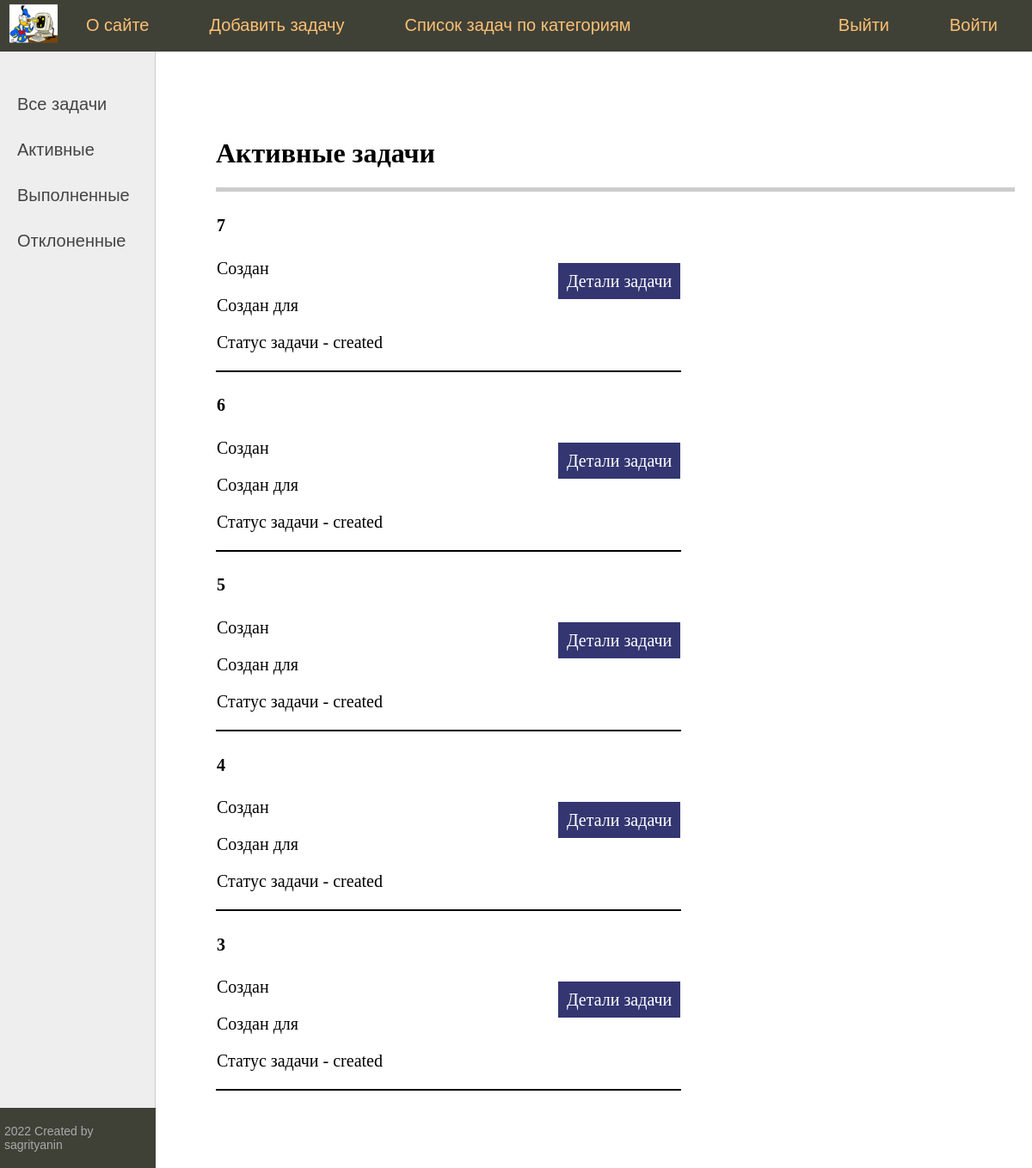
The page /tasks/created/ (signed in) on the database its author committed.
### tasks/models.py (models this page shows, shortened)
class TimeStampMixin(models.Model):
    time_created = models.DateTimeField(auto_now_add=True)
    time_updated = models.DateTimeField(auto_now=True)
    class Meta:
        abstract = True

class UUINMixin(models.Model):
    id = models.UUIDField(primary_key=True, default=uuid.uuid4, editable=False)
    class Meta:
        abstract = True

class Task(TimeStampMixin, UUINMixin):
    title = models.CharField(verbose_name=_('title'), max_length=255)
    note = models.TextField(verbose_name=_('note'), blank=True)
    is_visible = models.BooleanField(verbose_name=_('is_visible'), default=True)
    status = models.TextField(verbose_name=_("Status"), choices=Status.choices, null=False, default="created")
    creator = models.ForeignKey("Person", verbose_name=_("creator"), on_delete=models.CASCADE,
                                related_name="creator", blank=True)
    executor = models.ForeignKey("Person", verbose_name=_('executor'), on_delete=models.CASCADE,
                                 related_name="executor")
    class Meta:
        db_table = "task"
        indexes = [models.Index(fields=["status", "creator_id", "executor_id"])]
        verbose_name = _("Task")
        verbose_name_plural = _("Tasks")

### tasks/views.py (the view)
# urls.py: path('', include('tasks.urls'))
@login_required(login_url="/about/")
def tasks(request, category):
    if category == "all":
        tasks = Task.objects.all().order_by("-time_updated")
    elif category not in status:
        return HttpResponse("Заданная категория задач отсутствует")
    else:
        tasks = Task.objects.filter(status=category).order_by("-time_updated")
    context = {
        "tasks": tasks,
        "menu": menu,
        "title": status[category]
    }
    return render(request, "tasks/tasks.html", context=context)

### tasks/templates/tasks/tasks.html
{% extends 'tasks/base.html' %}
{% block content %}
<h1>{{title}}</h1>
<ul class="list-articles">
    <table>
    {% for t in tasks %}
         <li class="list-articles">
            <tr class="firstLine">
                <td colspan="100%"> <h4>{{t.title}}</h4>
                    <p>Создан {{t.creator}}</p>
                    <p>Создан для {{t.executor}}</p>
                    <p>Статус задачи -  {{t.status}}</p>
                 </td>
                 <td style="width:200px"></td>
                 <td><div class="clear"></div>
			<p class="link-read-post"><a href="/task/{{t.id}}">Детали задачи</a></p></td>
            </tr>
         </li>
         {% endfor %}
</table>
</ul>
{% endblock %}

### tasks/static/tasks/css/styles.css (style rules this page uses)
table { border-collapse: collapse; }
.firstLine td { border-bottom: 2px solid black; }
html, body { font-family: 'Arial'; margin: 0; padding: 0; height: 100%; width: 100%; color: #444; }
a { color: #0059b2; text-decoration: none; }
p.link-read-post { text-align: right; }
p.link-read-post a { padding: 10px; min-width: 100px; background: #333671; color: #fff; text-decoration: none; }
ul.list-articles { list-style: none; margin: 0; padding: 0; }
ul.list-articles li { border-bottom: 1px solid #ccc; }
.table-page tr { height: 100%; }
.content-text h1 { font-size: 32px; }

### rows shown on the page
Task: title "7", status "created"
Task: title "6", status "created"
Task: title "5", status "created"
Task: title "4", status "created"
Task: title "3", status "created"

### other values the page prints
{{ m.title }} "О сайте" "Добавить задачу" "Список задач по категориям"
{{ m.title }} "Войти" "Выйти"
{{ title }} "Активные задачи"
